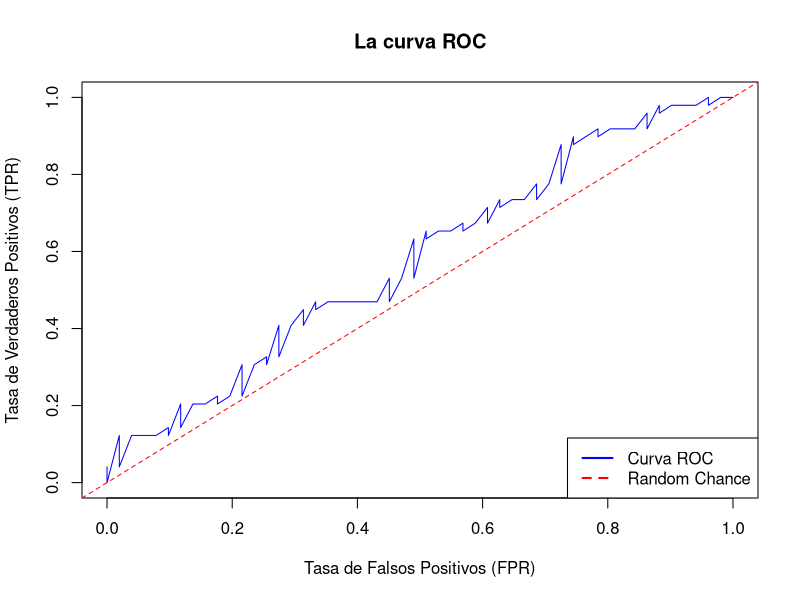
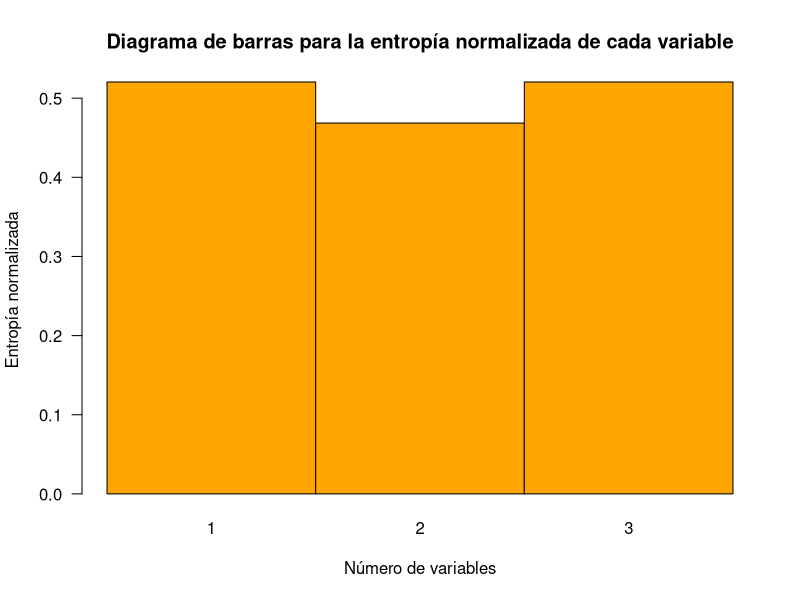
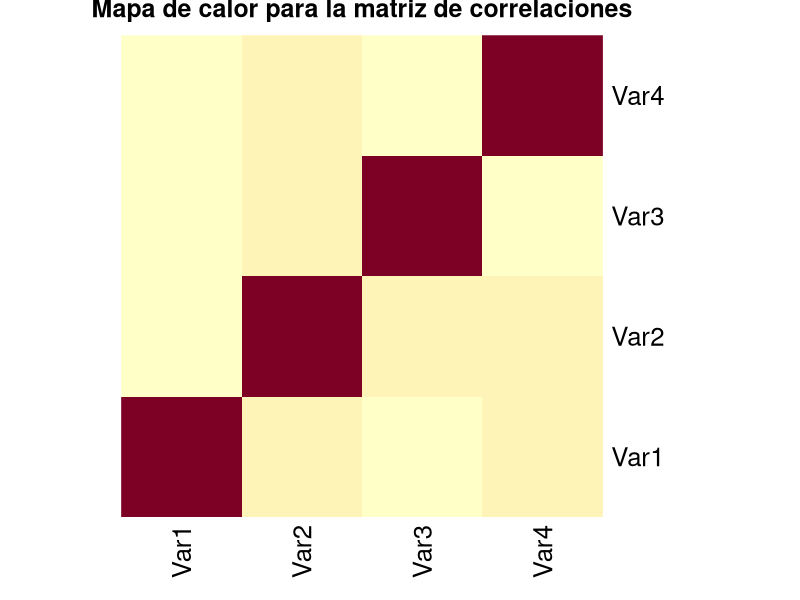
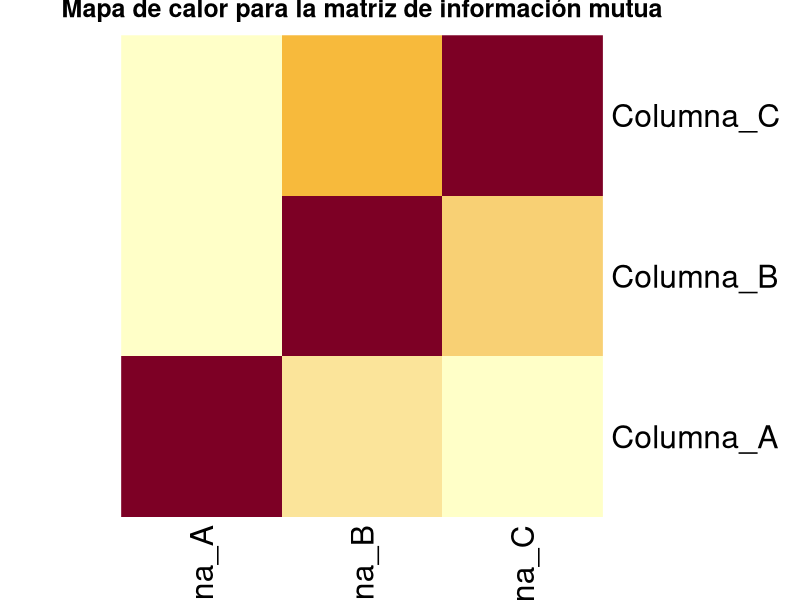

The R source for these figures, in order:
## ---- chunk 1
knitr::opts_chunk$set(
  collapse = TRUE,
  comment = "#>"
)
## ---- chunk 2
discretizeEW <- function(x, num.bins) {
  # Encontrar el valor mínimo y máximo de x
  num_max <- max(x)
  num_min <- min(x)

  # Calcular el tamaño del intervalo
  length_lim <- (num_max - num_min) / num.bins

  # Crear los puntos de corte
  puntos_de_corte <- num_min + (1:(num.bins - 1)) * length_lim

  # Inicializar el vector categórico
  vector_categ <- character(length(x))

  # Asignar categorías
  for (i in 1:length(x)) {
    if (x[i] <= min(puntos_de_corte)) {
      vector_categ[i] <- paste0("I(-infty,", min(puntos_de_corte), "]")
    } else if (x[i] >= max(puntos_de_corte)) {
      vector_categ[i] <- paste0("I[",max(puntos_de_corte), ", +infty)")
    } else {
      # Aquí se ajusta el bucle para incluir el punto de corte
      for (j in 2:(num.bins - 1)) {
        if (x[i] <= puntos_de_corte[j]) {
          vector_categ[i] <- paste0("I(", round(puntos_de_corte[j - 1], 2), ",", round(puntos_de_corte[j], 2), "]")
          break
        }
      }
    }
  }

  # Devuelve el vector categorico
  vector_categ<- as.factor(vector_categ)
  return(vector_categ)
}
## ---- chunk 3
a <- c(100, 50, 60, 10, 80, 20)
discretizeEW(a, 4)
## ---- chunk 4
discretizeEW_df <- function(x, num.bins) {
  df_dis<- as.data.frame(apply(x, num.bins, MARGIN=2, FUN=discretizeEW))
  return(df_dis)
}
## ---- chunk 5
data <- data.frame(Variable1 = c(2.5, 3.6, 5.1, 8.4, 9.7, 2.3, 7.5, 6.2),
Variable2 = c(15.2, 18.4, 20.1, 14.5, 12.3, 17.6, 21.8, 19.2))
discretizeEW_df(data, num.bins = 3)
## ---- chunk 6
discretizeEF <- function(x, num.bins) {

  #calcular el número de valores en cada intervalo
  num_val<- ceiling(length(x)/num.bins) #ceiling() para redondear el número al valor más grande
  x_orden <- sort(x) #ordeno los valores de menor a mayor

  # Inicializar el vector categórico
  vector_categ <- character(length(x))

  # Conseguir puntos de corte
  puntos_de_corte <- c()
  for (i in seq(num_val, length(x), by = num_val)) {
    if (length(puntos_de_corte)==num.bins-1){
      break
    }
    else {
      puntos_de_corte <- c(puntos_de_corte, x_orden[i])
    }
  }
  # Asignar categorías
  for (i in 1:length(x)) {
    if (x[i] <= min(puntos_de_corte)) {
      vector_categ[i] <- paste0("I(-infty,", min(puntos_de_corte), "]")
    } else if (x[i] > max(puntos_de_corte)) {
      vector_categ[i] <- paste0("I[",max(puntos_de_corte), ", +infty)")
    } else {
      # Aquí se ajusta el bucle para incluir el punto de corte
      for (j in 2:(num.bins - 1)) {
        if (x[i] <= puntos_de_corte[j]) {
          vector_categ[i] <- paste0("I(", round(puntos_de_corte[j - 1], 2), ",", round(puntos_de_corte[j], 2), "]")
          break
        }
      }
    }
  }

  # Devuelve vector categorico
  vector_categ<- as.factor(vector_categ)
  return(vector_categ)
}
## ---- chunk 7
a <- c(100, 50, 60, 10, 80, 20)
discretizeEF(a, 3)
## ---- chunk 8
discretizeEF_df <- function(x, num.bins) {
  df_dis<- as.data.frame(apply(x, num.bins, MARGIN=2, FUN=discretizeEF))
  return(df_dis)
}
## ---- chunk 9
data <- data.frame(Variable1 = c(2.5, 3.6, 5.1, 8.4, 9.7, 2.3, 7.5, 6.2),
Variable2 = c(15.2, 18.4, 20.1, 14.5, 12.3, 17.6, 21.8, 19.2))
discretizeEF_df(data, num.bins = 3)
## ---- chunk 10
discretize <- function(x, cut.points) {
  puntos_de_corte <- as.numeric(unlist(cut.points))

  # Inicializar el vector categórico
  vector_categ <- character(length(x))

  # Asignar categorías
  for (i in 1:length(x)) {
    if (x[i] <= min(puntos_de_corte)) {
      vector_categ[i] <- paste0("I(-infty,", min(puntos_de_corte), "]")
    } else if (x[i] >= max(puntos_de_corte)) {
      vector_categ[i] <- paste0("I[",max(puntos_de_corte), ", +infty)")
    } else {
      # Aquí se ajusta el bucle para incluir el punto de corte
      for (j in 2:length(puntos_de_corte)) {
        if (x[i] <= puntos_de_corte[j]) {
          vector_categ[i] <- paste0("I(", round(puntos_de_corte[j - 1], 2), ",", round(puntos_de_corte[j], 2), "]")
          break
        }
      }
    }
  }

  vector_categ<- as.factor(vector_categ)
  return(vector_categ)

}
## ---- chunk 11
a <- c(100, 50, 60, 10, 80, 20)
puntoscorte<- list(32.5, 55.0, 77.5)
discretize(a, puntoscorte)
## ---- chunk 12
estandar <- function(v) {
  if (!is.numeric(v)) {
    stop("Error: El vector no es numérico.")
  }

  v_est <- (v-mean(v))/sd(v)
  return(v_est)
}
## ---- chunk 13
vector <- c(10, 20, 30, 40, 50)
estandar(vector)
## ---- chunk 14
estandar_df <- function(df) {
  df_estandar <- as.data.frame(apply(df, MARGIN=2, FUN=estandar))
  return(df_estandar)
}
## ---- chunk 15
df <- data.frame(columna1 = c(10, 20, 30, 40, 50),
columna2 = c(5, 15, 25, 35, 45),
columna3 = c(2, 4, 6, 8, 10))
estandar_df(df)
## ---- chunk 16
norm <- function(v) {
  if (!is.numeric(v)) {
    stop("Error: El vector no es numérico.")
  }
  v_norm <- (v-min(v))/(max(v)-min(v))
  return(v_norm)
}
## ---- chunk 17
vector <- c(10, 20, 30, 40, 50)
norm(vector)
## ---- chunk 18
norm_df <- function(df) {
  df_norm <- as.data.frame(apply(df, MARGIN=2, FUN=norm))
  return(df_norm)
}
## ---- chunk 19
df <- data.frame(columna1 = c(10, 20, 30, 40, 50),
columna2 = c(5, 15, 25, 35, 45),
columna3 = c(2, 4, 6, 8, 10))
norm_df(df)
## ---- chunk 20
var_vector <- function(x) {
  if (!is.numeric(x)) {
    stop("Error: El vector no es numérico.")
  }

  #calcular la media
  media <- mean(x)

  #restar la media con cada elemento
  ken_media <- x-media

  #calcular la varianza
  varianza <- sum(ken_media^2)/(length(x)-1)

  return(varianza)
}
## ---- chunk 21
vector <- c(10, 20, 30, 40, 50)
var_vector(vector)
## ---- chunk 22
var <- function(x){ #x es una matriz/df
  for (i in 1:ncol(x)) {
    if (!is.numeric(x[,i])) {
      stop("Error: La matriz no es numérica.")
    }
  }
  
  nrow<- nrow(x)
  ncol <- ncol(x)

  #calcular la media de cada columna (nos devuelve un vector)
  mean_col <- apply(x, MARGIN=2, FUN=mean) #nos devuelve vector de medias de cada columna

  #restar la media de cada columna a cada elemento de esa columna
  ken_media <- sweep(x, MARGIN=2, mean_col, FUN="-")

  #calcular la varianza
  var <- colSums(ken_media^2)/(nrow-1)

  return(var)
}
## ---- chunk 23
df <- data.frame(columna1 = c(10, 20, 30, 40, 50),
columna2 = c(5, 15, 25, 35, 45),
columna3 = c(2, 4, 6, 8, 10))
var(df)
## ---- chunk 24
cov_fun <- function(x) { #nos devuelve una matriz de varianza-covarianza
  n_col <- ncol(x)
  n_row<- nrow(x)

  #calcular la media de cada columna (nos devuelve un vector)
  mean_col <- apply(x, MARGIN=2, FUN=mean) #nos devuelve vector de medias de cada columna

  #restar la media de cada columna a cada elemento de esa columna
  ken_media <- sweep(x, MARGIN=2, mean_col, FUN="-")

  matriz_covarianzas <- matrix(0, nrow = n_col, ncol = n_col)  # Inicializar matriz

  for (i in 1:n_col) {
    for (j in 1:n_col) {
      matriz_covarianzas[i, j] <- sum(ken_media[,i]*ken_media[,j])/(n_row-1) #calcular la covarianza
    }
  }
  return(matriz_covarianzas)
}
## ---- chunk 25
df <- data.frame(var1 = c(10, 20, 30, 40, 50),
var2 = c(5, 15, 25, 35, 45),
var3 = c(2, 4, 6, 8, 10))
cov_fun(df)
## ---- chunk 26
cor_fun <- function(matriz_dat) {
  n <- ncol(matriz_dat)  # Número de variables
  matriz_cov <- cov_fun(matriz_dat)
  matriz_correlaciones <- matrix(0, nrow = n, ncol = n)  # Inicializar matriz de correlaciones

  for (i in 1:n) {
    for (j in 1:n) {
      # Extraer la covarianza y las varianzas
      cov_xy <- matriz_cov[i, j]                   # Cov(X, Y)
      var_x <- matriz_cov[i, i]                    # Var(X)
      var_y <- matriz_cov[j, j]                    # Var(Y)

      # Calcular la correlación
      matriz_correlaciones[i, j] <- cov_xy / sqrt(var_x * var_y)
    }
  }

  return(matriz_correlaciones)
}
## ---- chunk 27
df <- data.frame(var1 = c(10, 20, 30, 40, 50),
var2 = c(5, 15, 24, 35, 45),
var3 = c(2, 4, 6, 8, 9))
cor_fun(df)
## ---- chunk 28
entropy <- function(x) { # x es un factor
  niveles <- levels(x)
  p <- c() #vector de probabilidades
  for (i in 1:length(niveles)) {
    counter <- 0
    for (j in 1:length(x)) {
      if (niveles[i]==x[j]) {
        counter <- counter +1
      }
    }
    p <- c(p, counter/length(x))
  }

  H<- 0
  for (i in 1:length(p)) {
    H <- H -p[i]*log2(p[i]+1e-10)
  }
  return(H)
}
## ---- chunk 29
data_factor <- factor(c("A", "B", "A", "C", "B", "A", "D", "D", "C", "A"))
entropy(data_factor)
## ---- chunk 30
entropy_df <- function(x) { #x es un data frame
  v_entropy <- sapply(x, FUN=entropy)
  return(v_entropy)
}
## ---- chunk 31
data_frame <- data.frame(Color = factor(c("Rojo", "Verde", "Azul", "Rojo", "Verde", "Verde")),
Forma = factor(c("Círculo", "Cuadrado", "Círculo", "Cuadrado", "Cuadrado", "Círculo")),
Tamaño = factor(c("Grande", "Pequeño", "Pequeño", "Grande", "Grande", "Pequeño")))
entropy_df(data_frame)
## ---- chunk 32
norm_entropy <- function(x) { #x es un factor
  H <- entropy(x)
  n <- length(x)
  H_norm <- H/log2(n)
  return(H_norm)
}
## ---- chunk 33
data_factor <- factor(c("A", "B", "A", "C", "B", "A", "D", "D", "C", "A"))
norm_entropy(data_factor)
## ---- chunk 34
norm_entropy_df <- function(df) {
  df_entropy_norm <- as.numeric(sapply(df, FUN=norm_entropy))
  return(df_entropy_norm)
}
## ---- chunk 35
data_frame <- data.frame(Color = factor(c("Rojo", "Verde", "Azul", "Rojo", "Verde", "Verde")),
Forma = factor(c("Círculo", "Cuadrado", "Círculo", "Cuadrado", "Cuadrado", "Círculo")),
Tamaño = factor(c("Grande", "Pequeño", "Pequeño", "Grande", "Grande", "Pequeño")))
norm_entropy_df(data_frame)
## ---- chunk 36
filtro_entropia <- function(x, H_umbral) {#x es un data set y H_umbral es el valor umbral de la entropia
  entropy_x <- entropy_df(x) #calcula las entropias de cada columna y nos devuelve un vector
  n_col <- ncol(x)

  #ver que columnas estan por encima del umbral
  true_cols <- entropy_x > H_umbral #nos devuelve un vector logico: TRUE si es mas grande y FALSE si no

  #conseguir los indices de los TRUE
  indices <- c() #inicializar el vector de los indices
  for (i in 1:n_col) {
    if (true_cols[i]==TRUE) {
      indices <- c(indices, i)
    }
  }

  #filtrar el data set
  x_filtrado <- x[,indices]

  return(x_filtrado)
}
## ---- chunk 37
data_frame <- data.frame(Color = factor(c("Rojo", "Verde", "Azul", "Rojo", "Verde", "Verde")),
Forma = factor(c("Círculo", "Cuadrado", "Círculo", "Cuadrado", "Cuadrado", "Círculo")),
Tamaño = factor(c("Grande", "Pequeño", "Pequeño", "Grande", "Grande", "Pequeño")))
filtro_entropia(data_frame, 1)
## ---- chunk 38
info_mutua <- function(x) {#correlación para variables categoricas x es un data frame / matriz categorica de factores
  #info mutua se calcula de la siguiente manera
  #I(X;Y)= sum_xsum_y p(x, y)log(p(x, y)/p(x)p(y))
  #donde X e Y son dos variables o columnas de un data set
  # o si lo expresamos mediante entropia
  #I(X;Y)= H(X)+H(Y)-H(X,Y)
  #donde H(x, y)= -sum_xsum_y p(x, y)log(p(x, y))

  n_col <- ncol(x) # número de variables
  n_row <- nrow(x)
  matriz_infomutua <- matrix(0, nrow=n_col, ncol=n_col) # inicializamos la matriz de resultados

  # Calculamos la entropía de cada variable
  H_variable <- entropy_df(x) # nos devuelve un vector de entropías de cada columna

  for (i in 1:n_col) {
    categ1 <- levels(x[[i]]) # los niveles o categorías en la columna i
    for (j in 1:n_col) {
      categ2 <- levels(x[[j]]) # los niveles o categorías en la columna j

      # Inicializar la matriz de probabilidades conjuntas
      p_x_y <- matrix(0, nrow=length(categ1), ncol=length(categ2))

      # Contar las ocurrencias de cada combinación de categoría
      for (m in 1:n_row) {
        cat1_index <- which(categ1 == x[m, i])  # Índice de la categoría en la columna i (un vector con el indice de la categoria en cada elemento)
        cat2_index <- which(categ2 == x[m, j])  # Índice de la categoría en la columna j

        # Asegurarse de que ambos índices sean válidos
        if (length(cat1_index) > 0 && length(cat2_index) > 0) {#compara no todos con todos si no el primer elemento con el primero el segundo con el segundo etc.
          p_x_y[cat1_index, cat2_index] <- p_x_y[cat1_index, cat2_index] + 1 # sumamos en cada sitio
        }
      }

      # Calcular las probabilidades conjuntas
      p_x_y <- p_x_y / n_row

      # Calcular H(X, Y) usando probabilidad conjunta
      H_XY <- -sum(p_x_y * log(p_x_y + 1e-10), na.rm = TRUE)  # Sumar una pequeña constante para evitar log(0)

      # Calcular I(X; Y) = H(X) + H(Y) - H(X, Y)
      
      matriz_infomutua[i, j] <- H_variable[i] + H_variable[j] - H_XY
      
    }
  }

  return(matriz_infomutua)
}
## ---- chunk 39
data <- data.frame(
Columna_A = as.factor(c("Rojo", "Rojo", "Azul", "Verde", "Rojo", "Azul", "Verde", "Verde")),
Columna_B = as.factor(c("Alto", "Medio", "Medio", "Bajo", "Alto", "Bajo", "Alto", "Medio")),
Columna_C = as.factor(c("Bajo", "Alto", "Medio", "Bajo", "Medio", "Bajo", "Alto", "Medio")))
info_mutua(data)
## ---- chunk 40
AUC <- function(df) {
  # df: primera col --> vector numérico; segunda col --> vector lógico/binario
  
  # Identificar la columna binaria (la que tiene dos niveles)
  bin_col_index <- which(sapply(df, function(x) is.factor(x) && length(levels(x)) == 2))[1]
  
  # Si no hay una columna binaria, retornar un error
  if (is.na(bin_col_index)) {
    stop("No hay una columna binaria en el dataframe.")
  }
  
  # Ordenar el data frame de menor a mayor valor de la primera col
  df_orden <- df[order(df[, 1]), ]
  
  # Convertir la columna binaria a valores lógicos
  clase_col <- df_orden[[bin_col_index]]
  clase_logica <- as.logical(ifelse(clase_col == levels(clase_col)[1], FALSE, TRUE))  # Asignar FALSE y TRUE
  
  
  
  # Crear un vector de valores de corte (usamos todos los valores únicos de la primera columna)
  val_corte <- unique(df_orden[, 1])
  
  # Inicializar matriz para guardar los pares de (FPR, TPR)
  result <- matrix(nrow = length(val_corte), ncol = 2)
  
  for (i in seq_along(val_corte)) {
    # Conseguir un vector lógico comparando cada valor de la columna con el valor de corte
    v_logico <- df_orden[, 1] > val_corte[i]
    
    # Calcular True Positives (TP)
    TP <- sum(v_logico & clase_logica)
    
    # Calcular True Negatives (TN)
    TN <- sum(!v_logico & !clase_logica)
    
    # Calcular False Negatives (FN)
    FN <- sum(!v_logico & clase_logica)
    
    # Calcular False Positives (FP)
    FP <- sum(v_logico & !clase_logica)
    
    # Calcular True Positive Rate (TPR)
    TPR <- ifelse((TP + FN) == 0, 0, TP / (TP + FN))
    
    # Calcular False Positive Rate (FPR)
    FPR <- ifelse((FP + TN) == 0, 0, FP / (FP + TN))
    
    # Guardar el TPR y FPR en la matriz
    result[i, ] <- c(FPR, TPR)
  }
  
  # Añadir (0, 0) y (1, 1) si no están presentes
  if (!any(result[, 1] == 0 & result[, 2] == 0)) {
    result <- rbind(c(0, 0), result)
  }
  
  if (!any(result[, 1] == 1 & result[, 2] == 1)) {
    result <- rbind(result, c(1, 1))
  }
  
  #ordenar los resultados segun el valor de la primera columna de menor a mayor
  
  result <- result[order(result[, 1]), ]
  # Calcular el AUC utilizando la regla del trapecio
  area <- 0
  for (k in 2:nrow(result)) {
    # Calcular la anchura del intervalo
    h <- abs(result[k-1, 1] - result[k, 1])
    # Aplicar la regla del trapecio
    area <- area + 0.5 * (result[k-1, 2] + result[k, 2]) * h
    
  }
  
  return(list(result = result, area = area))
}
## ---- chunk 41
set.seed(123)
data_frame <- data.frame(
Variable1 = rnorm(100),  # 100 números aleatorios
VariableBinaria = factor(sample(c(0, 1), 100, replace = TRUE)))
AUC(data_frame)
## ---- chunk 42
calcular_metricas <- function(df) {
  # Inicializar listas para resultados
  varianzas <- rep(NA, ncol(df))
  auc_values <- rep(NA, ncol(df))
  entropias <- rep(NA, ncol(df))

  # Iterar sobre cada columna del dataframe
  for (i in seq_along(df)) {
    col <- df[[i]]

    # Calcular varianza si la columna es numérica
    if (is.numeric(col)) {
      varianzas[i] <- var_vector(col)

      # Calcular AUC si hay una columna binaria
      bin_col_index <- which(sapply(df, function(x) is.factor(x) && length(levels(x)) == 2))[1]
      if (!is.na(bin_col_index)) {
        bin_col <- df[[bin_col_index]]
        df_auc <- data.frame(num_col = col, bin_col = bin_col)
        auc_values[i] <- AUC(df_auc)$area
      }
    }

    # Calcular entropía si la columna es categórica
    if (is.factor(col)) {
      entropias[i] <- entropy(col)
    }
  }

  # Crear el dataframe de resultados
  resultados <- data.frame(
    Variable = names(df),
    Varianza = varianzas,
    AUC = auc_values,
    Entropía = entropias
  )

  return(resultados)
}
## ---- chunk 43
data <- data.frame(Score = as.numeric(c(0.1, 0.4, 0.35, 0.6, 0.3, 0.75, 0.55, 0.8)),
Outcome = as.factor(c("Negative", "Negative", "Negative", "Positive", "Negative", "Positive", "Positive", "Positive")))
calcular_metricas(data)
## ---- chunk 44
cor_infomutua <- function(df) {#df es un data frame

  # Identifica el número de columnas y el tipo de cada columna
  n_col <- ncol(df)
  tipos <- sapply(df, class)

  # Matriz de resultados
  result_matrix <- matrix(NA, nrow = n_col, ncol = n_col)
  colnames(result_matrix) <- colnames(df)
  rownames(result_matrix) <- colnames(df)

  # Calcular correlaciones e información mutua entre cada par de columnas
  for (i in 1:n_col) {
    for (j in 1:n_col) {
      # Si ambas variables son numéricas, calcula correlación
      if (tipos[i] == "numeric" && tipos[j] == "numeric") {
        matriz_dat <- df[, c(i, j)]  # Matriz de datos para este par
        result_matrix[i, j] <- cor_fun(matriz_dat)[1,2]  # Correlación
      }
      # Si ambas variables son factores, calcula información mutua
      else if (tipos[i] == "factor" && tipos[j] == "factor") {
        matriz_categ <- df[, c(i, j)]
        result_matrix[i, j] <- info_mutua(matriz_categ)[1, 2]  # Información mutua
      }
      else { #cuando una columna es factor y otra numerica los ignoramos
        result_matrix[i,j] <- NA
      }
    }
  }

  return(result_matrix)
}
## ---- chunk 45
dataset <- data.frame(var_num1 = rnorm(100),                 # Variable numérica
var_num2 = rnorm(100, mean = 5),       # Otra variable numérica
var_cat1 = factor(sample(letters[1:3], 100, replace = TRUE)),  # Variable categórica con 3 categorías
var_cat2 = factor(sample(letters[1:4], 100, replace = TRUE)))   # Variable categórica con 4 categorías)
cor_infomutua(dataset)
## ---- chunk 46
plot_AUC <- function(x) { #x será una matriz/ data frame
  data_AUC <- AUC(x)
  plot(data_AUC$result, type="l", col="blue", main="La curva ROC", xlab="Tasa de Falsos Positivos (FPR)",
       ylab="Tasa de Verdaderos Positivos (TPR)", xlim=c(0, 1), ylim=c(0,1))
  abline(a=0, b=1, col="red", lty=2) #la linea que define la probabilidad del 50% (es decir random)
  legend("bottomright",               # Especificar la posición de la leyenda
         legend = c("Curva ROC", "Random Chance"), # Textos de la leyenda
         col = c("blue", "red"),      # Colores de las líneas
         lty = c(1, 2),                # Estilos de las líneas (1 para sólida, 2 para punteada)
         lwd = 2)                     # Ancho de las líneas

}
## ---- chunk 47
set.seed(123)
data_frame <- data.frame(
Variable1 = rnorm(100),  # 100 números aleatorios
VariableBinaria = factor(sample(c(0, 1), 100, replace = TRUE)))
plot_AUC(data_frame)
## ---- chunk 48
plot_entropy <- function(df) { #data frame de categorias
  H_norm <- norm_entropy_df(df)
  n<- length(H_norm)
  names_bar <- seq(n)
  barplot(H_norm, xlab="Número de variables", ylab="Entropía normalizada",
          main="Diagrama de barras para la entropía normalizada de cada variable",
          space=0, col="orange", las=1, names.arg=names_bar)

}
## ---- chunk 49
data <- data.frame(Columna_A = as.factor(c("Rojo", "Rojo", "Azul", "Verde", "Rojo", "Azul", "Verde", "Verde")),
Columna_B = as.factor(c("Círculo", "Cuadrado", "Círculo", "Cuadrado", "Cuadrado", "Círculo", "Triángulo", "Círculo")),
Columna_C = as.factor(c("Bajo", "Alto", "Medio", "Bajo", "Medio", "Bajo", "Alto", "Medio")))
plot_entropy(data)
## ---- chunk 50
plot_cor <- function(x) { #x es un conjunto de datos matriz / data frame
  correlaciones <- cor_fun(x)
  nombres_columnas <- colnames(x)
  heatmap(correlaciones, main="Mapa de calor para la matriz de correlaciones",
          Rowv = NA, Colv = NA, labRow = nombres_columnas, labCol = nombres_columnas )
}
## ---- chunk 51
set.seed(123)
datos_ejemplo <- data.frame(
Var1 = rnorm(100),
Var2 = rnorm(100),
Var3 = rnorm(100),
Var4 = rnorm(100))
plot_cor(datos_ejemplo)
## ---- chunk 52
plot_infomutua <- function(x) {#x es un conjunto de datos categoricos
  matriz_im <- info_mutua(x)
  nombres_columnas <- colnames(x)
  heatmap(matriz_im, main="Mapa de calor para la matriz de información mutua",
          Rowv = NA, Colv = NA, labRow = nombres_columnas, labCol = nombres_columnas )
}
## ---- chunk 53
data <- data.frame(Columna_A = as.factor(c("Rojo", "Rojo", "Azul", "Verde", "Rojo", "Azul", "Verde", "Verde")),
Columna_B = as.factor(c("Alto", "Medio", "Medio", "Bajo", "Alto", "Bajo", "Alto", "Medio")),
Columna_C = as.factor(c("Bajo", "Alto", "Medio", "Bajo", "Medio", "Bajo", "Alto", "Medio")))
plot_infomutua(data)
## ---- chunk 54
remove_duplicates <- function(data) {
  # Encontrar filas duplicadas
  duplicated_rows <- duplicated(data)
  
  # Filtrar el data frame para conservar solo filas únicas
  data_unique <- data[!duplicated_rows, ]
  
  # Devolver el data frame sin duplicados
  return(data_unique)
}
## ---- chunk 55
data_with_duplicates <- data.frame(
ID = c(1, 2, 2, 3, 4, 4, 5),
Value = c("A", "B", "B", "C", "D", "D", "E"))
remove_duplicates(data_with_duplicates)
## ---- chunk 56
split_data <- function(data, train_ratio = 0.7, seed = NULL) {
  # Si se especifica, establecer la semilla para reproducibilidad
  if (!is.null(seed)) {
    set.seed(seed)
  }
  
  # Número total de observaciones
  n <- nrow(data)
  
  # Determinar el número de muestras para el conjunto de entrenamiento
  train_size <- floor(train_ratio * n)
  
  # Obtener índices aleatorios para el conjunto de entrenamiento
  train_indices <- sample(seq_len(n), size = train_size)
  
  # Dividir el data frame
  train_data <- data[train_indices, ]
  test_data <- data[-train_indices, ]
  
  # Devolver los conjuntos como una lista
  return(list(train = train_data, test = test_data))
}
## ---- chunk 57
data <- data.frame(
ID = 1:10,
Value = c(5, 3, 8, 2, 6, 9, 1, 7, 4, 10))
split_data(data, train_ratio = 0.7, seed = 123)
